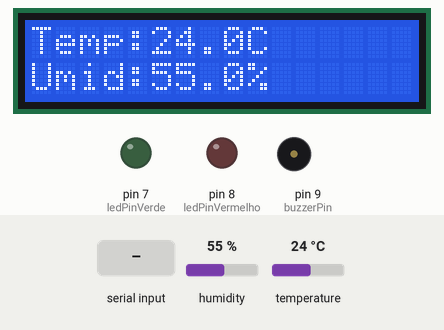
Recording of a sketch running on a simulated Arduino Uno, built with avr-gcc and run on an emulated ATmega328P. Parts: 16×2 character LCD, output pins drawn as LEDs (lit = HIGH), buzzer (waves = sounding). Inputs (shaded band) come from the test bench; at power-on: temperature 24 °C, humidity 55 %. What the sketch prints to the serial monitor is not drawn.

Above: at 2.7 s.
2.8 s: temperature set to 19 °C
At 6.6 s:
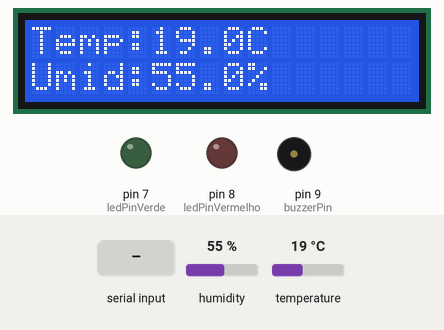
7.5 s: temperature set to 16 °C
At 10.9 s:
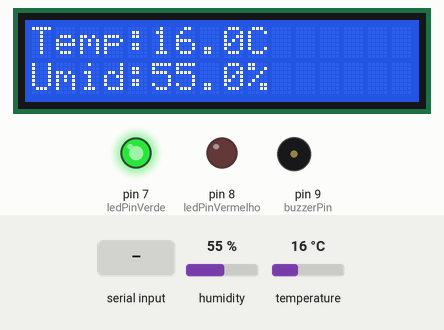
11.5 s: "B" received over Serial
At 11.9 s:
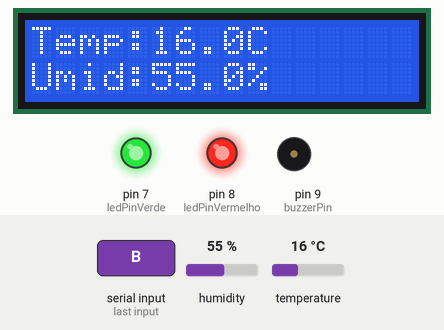
13.5 s: temperature set to 33 °C
At 15.1 s:
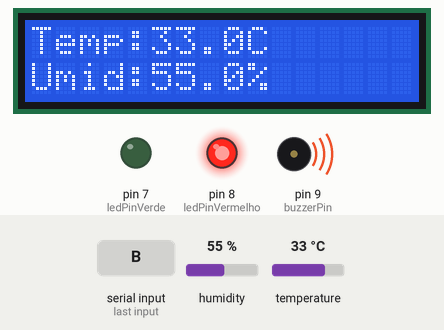
15.5 s: "A" received over Serial
At 15.9 s:
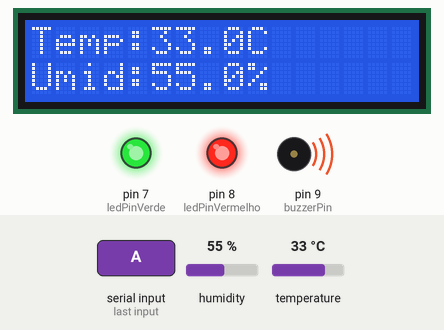
17.5 s: "b" received over Serial
At 17.9 s:
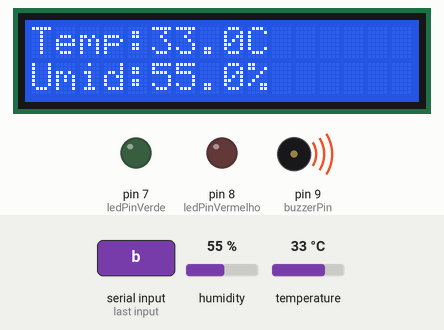
Timing chart, 0 to 20.5 s (numbered marks = the images above; inputs shaded):
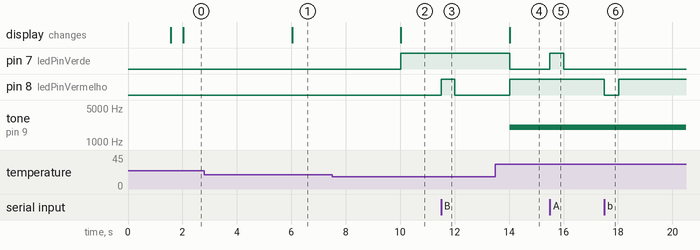

The sketch:

Sensor_Temperatura_Interno.ino
```cpp
#include "DHT.h"
#include <LiquidCrystal.h>

#define DHTPIN 2
#define DHTTYPE DHT11
DHT dht(DHTPIN, DHTTYPE);

const int ledPinVerde = 7;
const int ledPinVermelho   = 8;
const int buzzerPin = 9;

LiquidCrystal lcd(12, 11, 5, 4, 3, 6);

float limiteAlto  = 30.0;
float limiteBaixo = 18.0;

unsigned long lastRead = 0;
const unsigned long readInterval = 2000;

void setup() {
  Serial.begin(9600);

  dht.begin();

  pinMode(ledPinVerde, OUTPUT);
  pinMode(ledPinVermelho, OUTPUT);
  pinMode(buzzerPin, OUTPUT);

  lcd.begin(16, 2);
  lcd.print("Monitor Temp");
  delay(1500);
  lcd.clear();
}

void loop() {
  if (Serial.available() > 0) {
    char command = Serial.read();
    switch (command) {
      case 'A':
        digitalWrite(ledPinVerde, HIGH);
        break;
      case 'a':
        digitalWrite(ledPinVerde, LOW);
        break;
      case 'B':
        digitalWrite(ledPinVermelho, HIGH);
        break;
      case 'b':
        digitalWrite(ledPinVermelho, LOW);
        break;
      case 'T':
        sendTempHumidOnce();
        break;
      default:
        break;
    }
  }

  if (millis() - lastRead >= readInterval) {
    lastRead = millis();
    readAndHandleSensor();
  }
}

void readAndHandleSensor() {
  float t = dht.readTemperature();
  float h = dht.readHumidity();

  if (isnan(t) || isnan(h)) {
    lcd.clear();
    lcd.print("Erro sensor!");
    Serial.println("ERRO");
    digitalWrite(ledPinVerde, LOW);
    digitalWrite(ledPinVermelho, LOW);
    noTone(buzzerPin);
    return;
  }

  lcd.setCursor(0, 0);
  lcd.print("Temp:");
  lcd.print(t, 1);
  lcd.print("C   ");

  lcd.setCursor(0, 1);
  lcd.print("Umid:");
  lcd.print(h, 1);
  lcd.print("%    ");

  Serial.print(t, 2);
  Serial.print(";");
  Serial.println(h, 2);

  if (t > limiteAlto) {
    digitalWrite(ledPinVermelho, HIGH);
    digitalWrite(ledPinVerde, LOW);
    tone(buzzerPin, 2000);
  } else if (t < limiteBaixo) {
    digitalWrite(ledPinVerde, HIGH);
    digitalWrite(ledPinVermelho, LOW);
    noTone(buzzerPin);
  } else {
    digitalWrite(ledPinVerde, LOW);
    digitalWrite(ledPinVermelho, LOW);
    noTone(buzzerPin);
  }
}

void sendTempHumidOnce() {
  float t = dht.readTemperature();
  float h = dht.readHumidity();

  if (isnan(t) || isnan(h)) {
    Serial.println("ERRO");
    return;
  }

  Serial.print(t, 2);
  Serial.print(";");
  Serial.println(h, 2);
}
```

Measured:
- the behaviour switches between 18 and 17 °C on temperature (found by bisection; images 1 and 2)
- after the input at 2.8 s, the display: changes after 3.2 s (image 1)
- after the input at 7.5 s, pin 7 (ledPinVerde): LOW → HIGH after 2.5 s; the display: changes after 2.5 s (image 2)
- after the input at 11.5 s, pin 8 (ledPinVermelho): LOW → HIGH at once, → LOW 0.50 s later
- after the input at 13.5 s, pin 7 (ledPinVerde): HIGH → LOW after 0.53 s; pin 8 (ledPinVermelho): LOW → HIGH after 0.53 s; tone on pin 9 (buzzerPin): silent → 2000 Hz after 0.53 s; the display: changes after 0.53 s (image 4)
- after the input at 15.5 s, pin 7 (ledPinVerde): LOW → HIGH at once, → LOW 0.50 s later
- after the input at 17.5 s, pin 8 (ledPinVermelho): HIGH → LOW at once, → HIGH 0.53 s later
